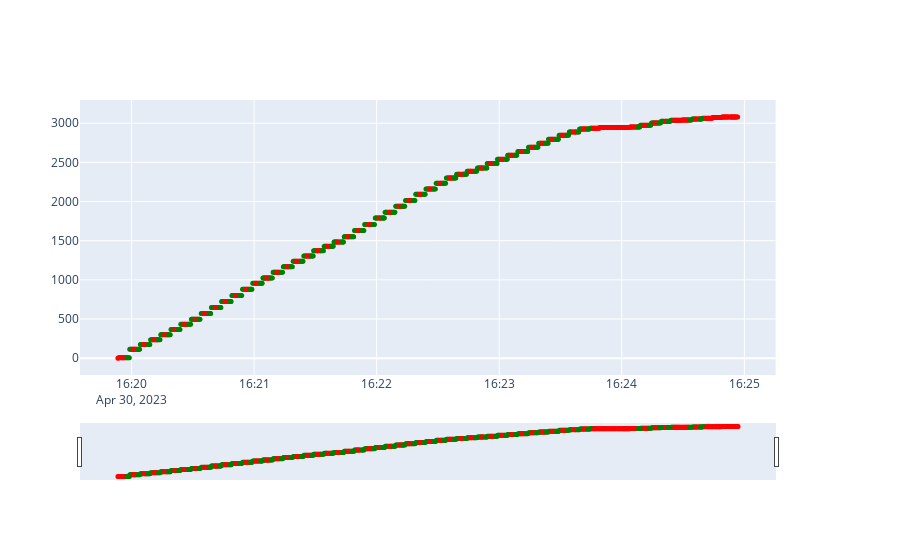

This figure's notebook cell:
### Markdown cell above
### Overview of distance traveled and stoppage

### Code cell
import plotly.graph_objects as go
from plotly.subplots import make_subplots

fig_distance = make_subplots(specs=[[{"secondary_y": True}]])

fig_distance.add_trace(
    go.Scatter(
        x=df["timestamp"],
        y=df["_distance_moved_total"],
        mode="lines+markers",
        line_color="white",
        marker=dict(
            size=5,
            color=df["_is_moving"].apply(lambda x: "green" if x else "red"),
        ),
    )
)

fig_distance.update_layout(xaxis=dict(rangeslider=dict(visible=True), type="date"))

### Figure 1 — Plotly figure (JSON) as saved in the notebook; plotly's stock layout.template omitted (floating-point values rounded to 4 significant figures; data arrays with more than 128 entries replaced by an {"elided": "..."} marker saying what was removed)
{"data": [{"line": {"color": "white"}, "marker": {"color": {"elided": "883 str values"}, "size": 5}, "mode": "lines+markers", "type": "scatter", "x": {"elided": "883 str values"}, "y": {"elided": "883 float values"}}], "layout": {"xaxis": {"anchor": "y", "domain": [0, 0.94], "rangeslider": {"visible": true}, "type": "date"}, "yaxis": {"anchor": "x", "domain": [0, 1]}, "yaxis2": {"anchor": "x", "overlaying": "y", "side": "right"}}}
